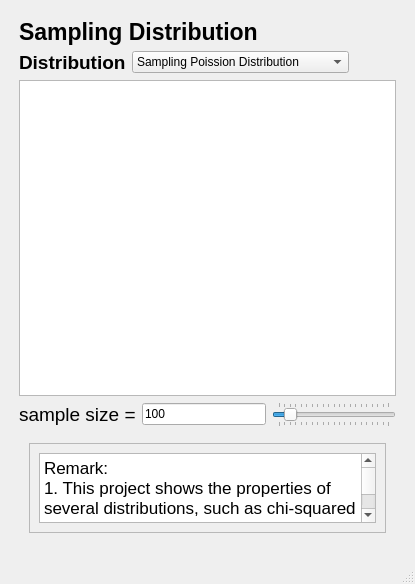
<?xml version="1.0" encoding="UTF-8"?>
<ui version="4.0">
 <class>MainWindow</class>
 <widget class="QMainWindow" name="MainWindow">
  <property name="geometry">
   <rect>
    <x>0</x>
    <y>0</y>
    <width>415</width>
    <height>584</height>
   </rect>
  </property>
  <property name="windowTitle">
   <string>MainWindow</string>
  </property>
  <widget class="QWidget" name="centralwidget">
   <layout class="QVBoxLayout" name="verticalLayout_3">
    <item>
     <layout class="QVBoxLayout" name="verticalLayout_2" stretch="0,0,3,0,1">
      <property name="leftMargin">
       <number>10</number>
      </property>
      <property name="topMargin">
       <number>10</number>
      </property>
      <property name="rightMargin">
       <number>10</number>
      </property>
      <property name="bottomMargin">
       <number>10</number>
      </property>
      <item>
       <widget class="QLabel" name="label">
        <property name="font">
         <font>
          <pointsize>17</pointsize>
          <weight>75</weight>
          <bold>true</bold>
         </font>
        </property>
        <property name="text">
         <string>Sampling Distribution</string>
        </property>
       </widget>
      </item>
      <item>
       <layout class="QHBoxLayout" name="horizontalLayout_3">
        <item>
         <widget class="QLabel" name="label_dist">
          <property name="font">
           <font>
            <pointsize>14</pointsize>
            <weight>75</weight>
            <bold>true</bold>
           </font>
          </property>
          <property name="text">
           <string>Distribution</string>
          </property>
         </widget>
        </item>
        <item>
         <widget class="QComboBox" name="comboBox_dist_page1">
          <item>
           <property name="text">
            <string>Sampling Poission Distribution</string>
           </property>
          </item>
          <item>
           <property name="text">
            <string>Sampling Chi-squared Distribution</string>
           </property>
          </item>
          <item>
           <property name="text">
            <string>Sampling Gamma Distribution</string>
           </property>
          </item>
          <item>
           <property name="text">
            <string>Sampling Beta Distribution</string>
           </property>
          </item>
         </widget>
        </item>
        <item>
         <spacer name="horizontalSpacer">
          <property name="orientation">
           <enum>Qt::Horizontal</enum>
          </property>
          <property name="sizeHint" stdset="0">
           <size>
            <width>40</width>
            <height>20</height>
           </size>
          </property>
         </spacer>
        </item>
       </layout>
      </item>
      <item>
       <widget class="GraphicsLayoutWidget" name="graphicsView_page1"/>
      </item>
      <item>
       <layout class="QHBoxLayout" name="horizontalLayout">
        <item>
         <widget class="QLabel" name="label_2">
          <property name="font">
           <font>
            <pointsize>14</pointsize>
           </font>
          </property>
          <property name="text">
           <string>sample size =</string>
          </property>
         </widget>
        </item>
        <item>
         <widget class="QLineEdit" name="lineEdit_sample_page1">
          <property name="text">
           <string>100</string>
          </property>
         </widget>
        </item>
        <item>
         <widget class="QSlider" name="hSlider_sample_page1">
          <property name="minimum">
           <number>1</number>
          </property>
          <property name="maximum">
           <number>1000</number>
          </property>
          <property name="singleStep">
           <number>50</number>
          </property>
          <property name="pageStep">
           <number>500</number>
          </property>
          <property name="value">
           <number>100</number>
          </property>
          <property name="orientation">
           <enum>Qt::Horizontal</enum>
          </property>
          <property name="tickPosition">
           <enum>QSlider::TicksBothSides</enum>
          </property>
         </widget>
        </item>
       </layout>
      </item>
      <item>
       <layout class="QHBoxLayout" name="horizontalLayout_2">
        <property name="leftMargin">
         <number>10</number>
        </property>
        <property name="topMargin">
         <number>10</number>
        </property>
        <property name="rightMargin">
         <number>10</number>
        </property>
        <property name="bottomMargin">
         <number>10</number>
        </property>
        <item>
         <widget class="QFrame" name="frame">
          <property name="frameShape">
           <enum>QFrame::StyledPanel</enum>
          </property>
          <property name="frameShadow">
           <enum>QFrame::Raised</enum>
          </property>
          <layout class="QVBoxLayout" name="verticalLayout">
           <item>
            <widget class="QTextBrowser" name="textBrowser_page1">
             <property name="html">
              <string>&lt;!DOCTYPE HTML PUBLIC &quot;-//W3C//DTD HTML 4.0//EN&quot; &quot;http://www.w3.org/TR/REC-html40/strict.dtd&quot;&gt;
&lt;html&gt;&lt;head&gt;&lt;meta name=&quot;qrichtext&quot; content=&quot;1&quot; /&gt;&lt;style type=&quot;text/css&quot;&gt;
p, li { white-space: pre-wrap; }
&lt;/style&gt;&lt;/head&gt;&lt;body style=&quot; font-family:'.AppleSystemUIFont'; font-size:13pt; font-weight:400; font-style:normal;&quot;&gt;
&lt;p style=&quot; margin-top:0px; margin-bottom:0px; margin-left:0px; margin-right:0px; -qt-block-indent:0; text-indent:0px;&quot;&gt;Remark:&lt;/p&gt;
&lt;p style=&quot; margin-top:0px; margin-bottom:0px; margin-left:0px; margin-right:0px; -qt-block-indent:0; text-indent:0px;&quot;&gt;1. This project shows the properties of several distributions, such as chi-squared distribution, poisson distribution, beta distribution, gamma distribution, normal distribution, and t distribution.&lt;/p&gt;
&lt;p style=&quot;-qt-paragraph-type:empty; margin-top:0px; margin-bottom:0px; margin-left:0px; margin-right:0px; -qt-block-indent:0; text-indent:0px;&quot;&gt;&lt;br /&gt;&lt;/p&gt;
&lt;p style=&quot; margin-top:0px; margin-bottom:0px; margin-left:0px; margin-right:0px; -qt-block-indent:0; text-indent:0px;&quot;&gt;2. Try to change the sample size of these distributions and compare the pdf or cdf with the standard normal distribution.&lt;/p&gt;
&lt;p style=&quot;-qt-paragraph-type:empty; margin-top:0px; margin-bottom:0px; margin-left:0px; margin-right:0px; -qt-block-indent:0; text-indent:0px;&quot;&gt;&lt;br /&gt;&lt;/p&gt;
&lt;p style=&quot; margin-top:0px; margin-bottom:0px; margin-left:0px; margin-right:0px; -qt-block-indent:0; text-indent:0px;&quot;&gt;3. Try to change the parameters of these distributions.&lt;/p&gt;&lt;/body&gt;&lt;/html&gt;</string>
             </property>
            </widget>
           </item>
          </layout>
         </widget>
        </item>
       </layout>
      </item>
     </layout>
    </item>
   </layout>
  </widget>
  <widget class="QMenuBar" name="menubar">
   <property name="geometry">
    <rect>
     <x>0</x>
     <y>0</y>
     <width>415</width>
     <height>36</height>
    </rect>
   </property>
  </widget>
  <widget class="QStatusBar" name="statusbar"/>
 </widget>
 <customwidgets>
  <customwidget>
   <class>GraphicsLayoutWidget</class>
   <extends>QGraphicsView</extends>
   <header location="global">pyqtgraph</header>
  </customwidget>
 </customwidgets>
 <resources/>
 <connections/>
</ui>
